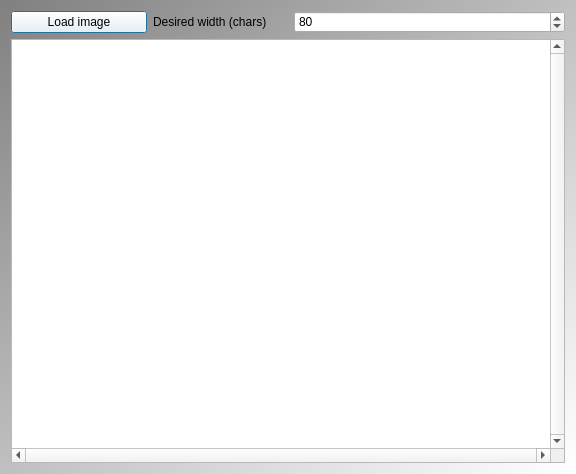
<?xml version="1.0" encoding="UTF-8"?>
<ui version="4.0">
 <class>QtAsciiArterMainDialog</class>
 <widget class="QDialog" name="QtAsciiArterMainDialog">
  <property name="geometry">
   <rect>
    <x>0</x>
    <y>0</y>
    <width>576</width>
    <height>474</height>
   </rect>
  </property>
  <property name="windowTitle">
   <string>AsciiArter</string>
  </property>
  <property name="styleSheet">
   <string notr="true">QDialog { 
background-color: qlineargradient(x1: 0, y1: 0, x2: 1, y2: 1, stop: 0  #808080, stop: 1 #ffffff);
}
QPushButton { background-color: rgb(255, 255, 255);  }
QPushButton { color: rgb(0,0,0); }
QPushButton { font: 16px, &quot;monospace&quot; }</string>
  </property>
  <layout class="QGridLayout" name="gridLayout">
   <item row="0" column="1">
    <widget class="QLabel" name="label_width">
     <property name="text">
      <string>Desired width (chars)</string>
     </property>
    </widget>
   </item>
   <item row="1" column="0" colspan="4">
    <widget class="QPlainTextEdit" name="text">
     <property name="font">
      <font>
       <family>Courier New</family>
       <pointsize>6</pointsize>
      </font>
     </property>
     <property name="verticalScrollBarPolicy">
      <enum>Qt::ScrollBarAlwaysOn</enum>
     </property>
     <property name="horizontalScrollBarPolicy">
      <enum>Qt::ScrollBarAlwaysOn</enum>
     </property>
     <property name="lineWrapMode">
      <enum>QPlainTextEdit::NoWrap</enum>
     </property>
     <property name="readOnly">
      <bool>true</bool>
     </property>
    </widget>
   </item>
   <item row="0" column="0">
    <widget class="QPushButton" name="button_load">
     <property name="text">
      <string>Load image</string>
     </property>
    </widget>
   </item>
   <item row="0" column="2" colspan="2">
    <widget class="QSpinBox" name="box_width">
     <property name="minimum">
      <number>5</number>
     </property>
     <property name="maximum">
      <number>65536</number>
     </property>
     <property name="value">
      <number>80</number>
     </property>
    </widget>
   </item>
  </layout>
 </widget>
 <layoutdefault spacing="6" margin="11"/>
 <resources/>
 <connections/>
</ui>
